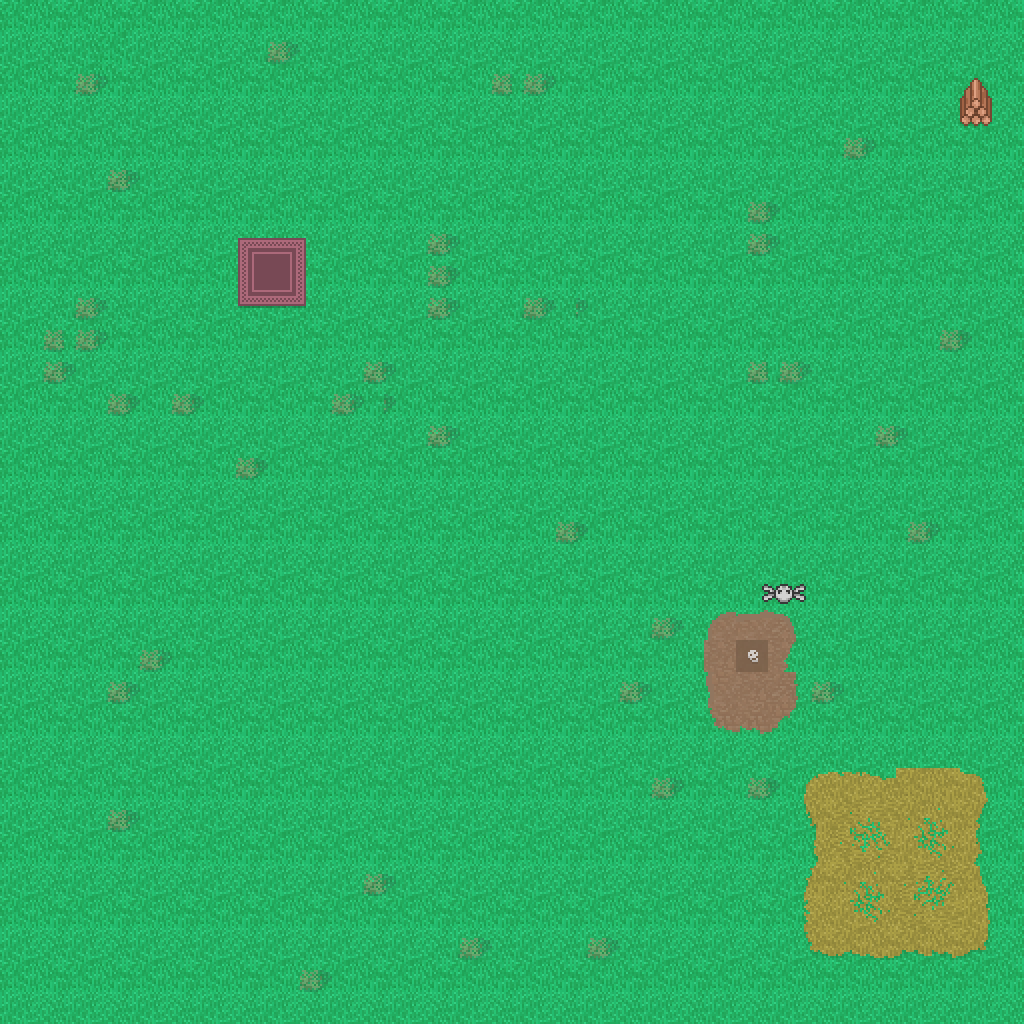

The image is a tile-based game level rendered from a .tmx file. Its description and source (layers, tilesets, objects; grid data summarised) follow:
An orthogonal 32x32 tile map with 32x32 px tiles, 2 tile layers (bg, entity).

<map version="1.8" tiledversion="1.10.2" orientation="orthogonal" renderorder="right-down" width="32" height="32" tilewidth="32" tileheight="32" infinite="0" nextlayerid="4" nextobjectid="1">
 <tileset firstgid="1" source="tilesheet1.tsx" />
 <layer id="2" name="bg" width="32" height="32">
  <data>[1024 cells, 1024 non-empty, 8 distinct tile ids]</data>
 </layer>
 <layer id="3" name="entity" width="32" height="32">
  <data>[1024 cells, 141 non-empty, 52 distinct tile ids]</data>
 </layer>
</map>
